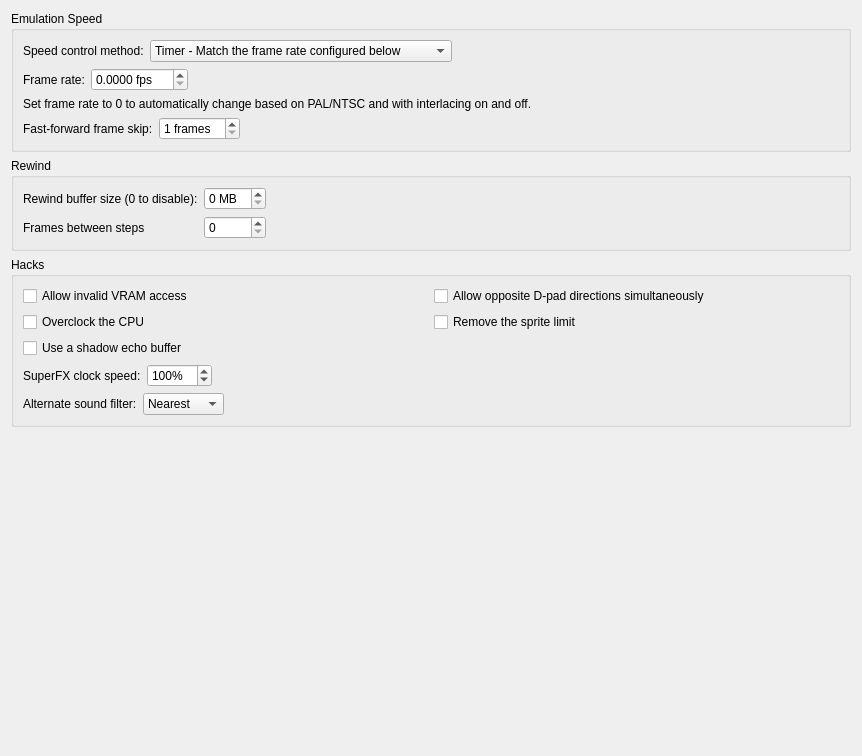
<?xml version="1.0" encoding="UTF-8"?>
<ui version="4.0">
 <class>EmulationPanel</class>
 <widget class="QWidget" name="EmulationPanel">
  <property name="geometry">
   <rect>
    <x>0</x>
    <y>0</y>
    <width>862</width>
    <height>756</height>
   </rect>
  </property>
  <property name="windowTitle">
   <string>Form</string>
  </property>
  <layout class="QVBoxLayout" name="verticalLayout">
   <item>
    <widget class="QGroupBox" name="groupBox">
     <property name="title">
      <string>Emulation Speed</string>
     </property>
     <layout class="QVBoxLayout" name="verticalLayout_2">
      <item>
       <layout class="QHBoxLayout" name="horizontalLayout">
        <item>
         <widget class="QLabel" name="label">
          <property name="text">
           <string>Speed control method:</string>
          </property>
         </widget>
        </item>
        <item>
         <widget class="QComboBox" name="comboBox_speed_control_method">
          <item>
           <property name="text">
            <string>Timer - Match the frame rate configured below</string>
           </property>
          </item>
          <item>
           <property name="text">
            <string>Timer with Frame Skipping - Skip frames if needed</string>
           </property>
          </item>
          <item>
           <property name="text">
            <string>Sound Synchronization - Wait on the sound buffer</string>
           </property>
          </item>
          <item>
           <property name="text">
            <string>None - Run unthrottled, unless vsync is turned on</string>
           </property>
          </item>
         </widget>
        </item>
        <item>
         <spacer name="horizontalSpacer">
          <property name="orientation">
           <enum>Qt::Horizontal</enum>
          </property>
          <property name="sizeHint" stdset="0">
           <size>
            <width>40</width>
            <height>20</height>
           </size>
          </property>
         </spacer>
        </item>
       </layout>
      </item>
      <item>
       <layout class="QHBoxLayout" name="horizontalLayout_2">
        <item>
         <widget class="QLabel" name="label_2">
          <property name="text">
           <string>Frame rate:</string>
          </property>
         </widget>
        </item>
        <item>
         <widget class="QDoubleSpinBox" name="doubleSpinBox_frame_rate">
          <property name="suffix">
           <string> fps</string>
          </property>
          <property name="decimals">
           <number>4</number>
          </property>
          <property name="minimum">
           <double>0.000000000000000</double>
          </property>
          <property name="maximum">
           <double>120.000000000000000</double>
          </property>
          <property name="value">
           <double>0.000000000000000</double>
          </property>
         </widget>
        </item>
        <item>
         <spacer name="horizontalSpacer_2">
          <property name="orientation">
           <enum>Qt::Horizontal</enum>
          </property>
          <property name="sizeHint" stdset="0">
           <size>
            <width>40</width>
            <height>20</height>
           </size>
          </property>
         </spacer>
        </item>
       </layout>
      </item>
      <item>
       <widget class="QLabel" name="label_3">
        <property name="text">
         <string>Set frame rate to 0 to automatically change based on PAL/NTSC and with interlacing on and off.</string>
        </property>
        <property name="textFormat">
         <enum>Qt::PlainText</enum>
        </property>
        <property name="wordWrap">
         <bool>true</bool>
        </property>
       </widget>
      </item>
      <item>
       <layout class="QHBoxLayout" name="horizontalLayout_5">
        <item>
         <widget class="QLabel" name="label_8">
          <property name="text">
           <string>Fast-forward frame skip:</string>
          </property>
         </widget>
        </item>
        <item>
         <widget class="QSpinBox" name="spinBox_fast_forward_skip_frames">
          <property name="suffix">
           <string> frames</string>
          </property>
          <property name="minimum">
           <number>1</number>
          </property>
          <property name="maximum">
           <number>15</number>
          </property>
         </widget>
        </item>
        <item>
         <spacer name="horizontalSpacer_6">
          <property name="orientation">
           <enum>Qt::Horizontal</enum>
          </property>
          <property name="sizeHint" stdset="0">
           <size>
            <width>40</width>
            <height>20</height>
           </size>
          </property>
         </spacer>
        </item>
       </layout>
      </item>
     </layout>
    </widget>
   </item>
   <item>
    <widget class="QGroupBox" name="groupBox_2">
     <property name="title">
      <string>Rewind</string>
     </property>
     <layout class="QVBoxLayout" name="verticalLayout_3">
      <item>
       <layout class="QGridLayout" name="gridLayout">
        <item row="0" column="0">
         <widget class="QLabel" name="label_4">
          <property name="text">
           <string>Rewind buffer size (0 to disable):</string>
          </property>
         </widget>
        </item>
        <item row="1" column="1">
         <widget class="QSpinBox" name="spinBox_rewind_frames"/>
        </item>
        <item row="1" column="0">
         <widget class="QLabel" name="label_5">
          <property name="text">
           <string>Frames between steps</string>
          </property>
         </widget>
        </item>
        <item row="0" column="1">
         <widget class="QSpinBox" name="spinBox_rewind_buffer_size">
          <property name="suffix">
           <string> MB</string>
          </property>
         </widget>
        </item>
        <item row="0" column="2">
         <spacer name="horizontalSpacer_3">
          <property name="orientation">
           <enum>Qt::Horizontal</enum>
          </property>
          <property name="sizeHint" stdset="0">
           <size>
            <width>40</width>
            <height>20</height>
           </size>
          </property>
         </spacer>
        </item>
       </layout>
      </item>
     </layout>
    </widget>
   </item>
   <item>
    <widget class="QGroupBox" name="groupBox_3">
     <property name="title">
      <string>Hacks</string>
     </property>
     <layout class="QVBoxLayout" name="verticalLayout_4">
      <item>
       <layout class="QGridLayout" name="gridLayout_2">
        <item row="0" column="0">
         <widget class="QCheckBox" name="checkBox_allow_invalid_vram_access">
          <property name="text">
           <string>Allow invalid VRAM access</string>
          </property>
         </widget>
        </item>
        <item row="1" column="0">
         <widget class="QCheckBox" name="checkBox_overclock">
          <property name="text">
           <string>Overclock the CPU</string>
          </property>
         </widget>
        </item>
        <item row="2" column="0">
         <widget class="QCheckBox" name="checkBox_use_shadow_echo_buffer">
          <property name="text">
           <string>Use a shadow echo buffer</string>
          </property>
         </widget>
        </item>
        <item row="0" column="1">
         <widget class="QCheckBox" name="checkBox_allow_opposing_dpad_directions">
          <property name="text">
           <string>Allow opposite D-pad directions simultaneously</string>
          </property>
         </widget>
        </item>
        <item row="1" column="1">
         <widget class="QCheckBox" name="checkBox_remove_sprite_limit">
          <property name="text">
           <string>Remove the sprite limit</string>
          </property>
         </widget>
        </item>
       </layout>
      </item>
      <item>
       <layout class="QHBoxLayout" name="horizontalLayout_3">
        <item>
         <widget class="QLabel" name="label_6">
          <property name="text">
           <string>SuperFX clock speed:</string>
          </property>
         </widget>
        </item>
        <item>
         <widget class="QSpinBox" name="spinBox_superfx_clock_speed">
          <property name="suffix">
           <string>%</string>
          </property>
          <property name="minimum">
           <number>50</number>
          </property>
          <property name="maximum">
           <number>1000</number>
          </property>
          <property name="singleStep">
           <number>10</number>
          </property>
          <property name="value">
           <number>100</number>
          </property>
         </widget>
        </item>
        <item>
         <spacer name="horizontalSpacer_4">
          <property name="orientation">
           <enum>Qt::Horizontal</enum>
          </property>
          <property name="sizeHint" stdset="0">
           <size>
            <width>40</width>
            <height>20</height>
           </size>
          </property>
         </spacer>
        </item>
       </layout>
      </item>
      <item>
       <layout class="QHBoxLayout" name="horizontalLayout_4">
        <item>
         <widget class="QLabel" name="label_7">
          <property name="text">
           <string>Alternate sound filter:</string>
          </property>
         </widget>
        </item>
        <item>
         <widget class="QComboBox" name="comboBox_sound_filter">
          <item>
           <property name="text">
            <string>Nearest</string>
           </property>
          </item>
          <item>
           <property name="text">
            <string>Linear</string>
           </property>
          </item>
          <item>
           <property name="text">
            <string>Gaussian</string>
           </property>
          </item>
          <item>
           <property name="text">
            <string>Cubic</string>
           </property>
          </item>
          <item>
           <property name="text">
            <string>Sinc</string>
           </property>
          </item>
         </widget>
        </item>
        <item>
         <spacer name="horizontalSpacer_5">
          <property name="orientation">
           <enum>Qt::Horizontal</enum>
          </property>
          <property name="sizeHint" stdset="0">
           <size>
            <width>40</width>
            <height>20</height>
           </size>
          </property>
         </spacer>
        </item>
       </layout>
      </item>
     </layout>
    </widget>
   </item>
   <item>
    <spacer name="verticalSpacer">
     <property name="orientation">
      <enum>Qt::Vertical</enum>
     </property>
     <property name="sizeHint" stdset="0">
      <size>
       <width>20</width>
       <height>40</height>
      </size>
     </property>
    </spacer>
   </item>
  </layout>
 </widget>
 <resources/>
 <connections/>
</ui>
